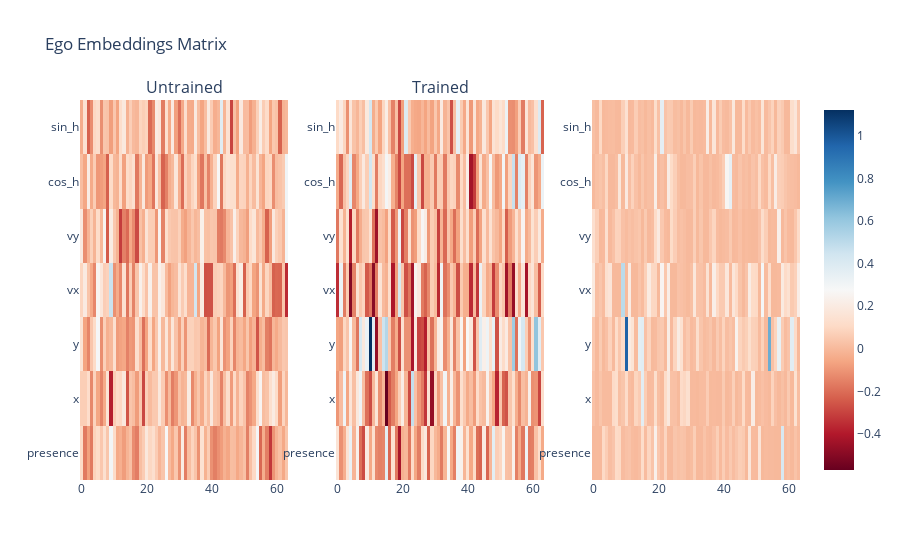
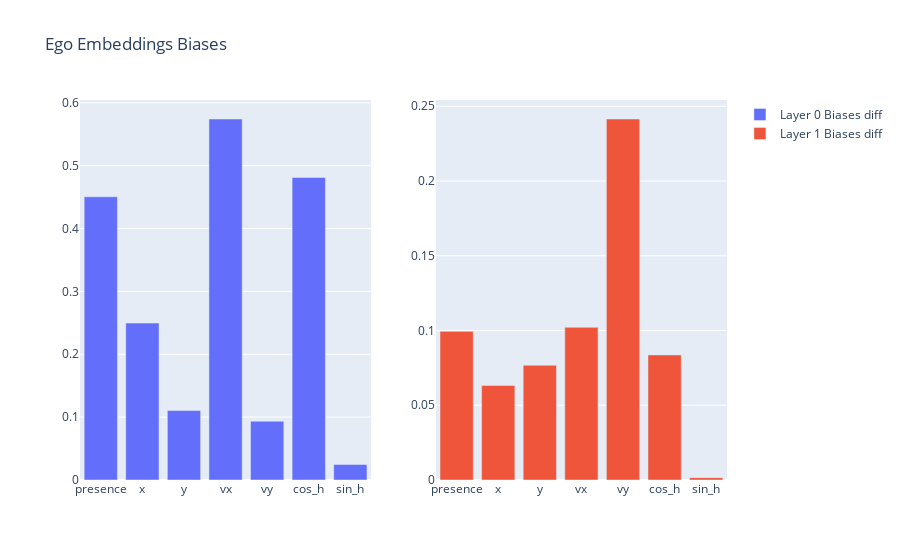
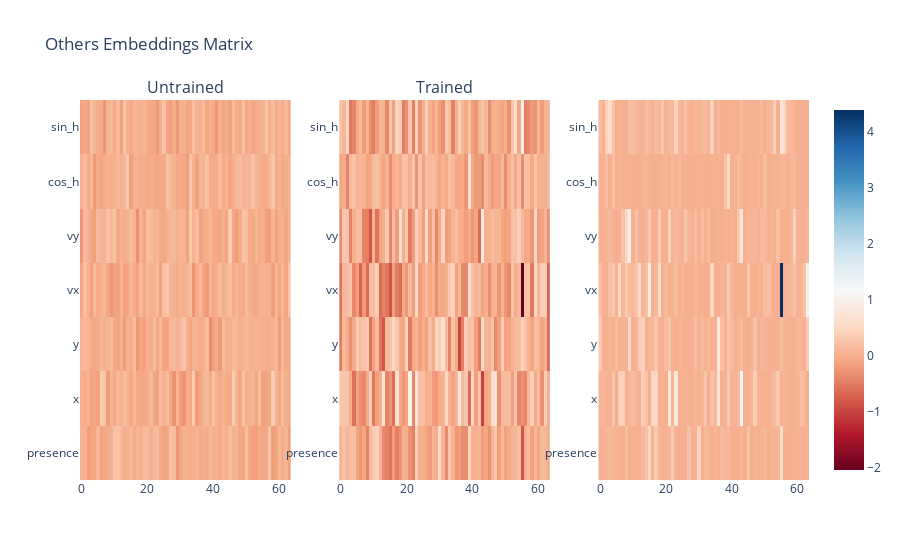
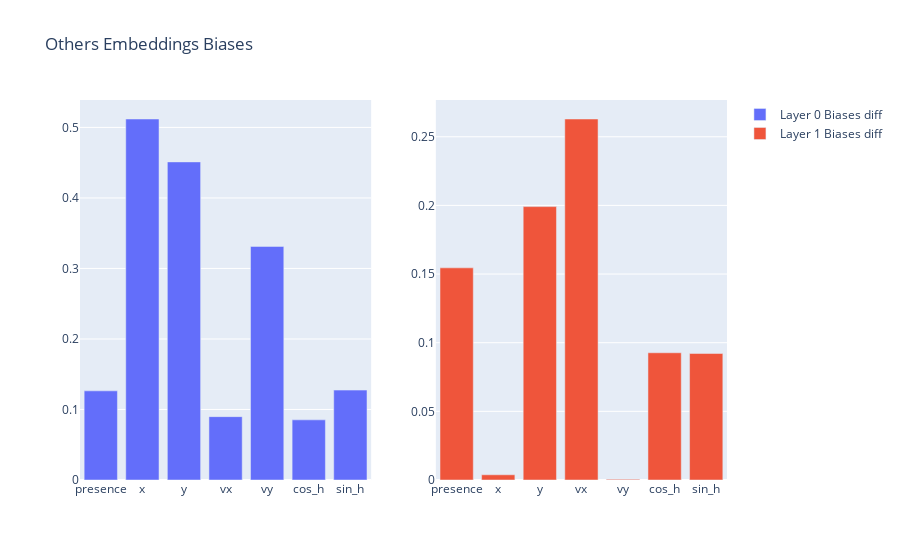

The notebook cell saved with these charts, in order:
### Markdown cell above
### Analyze Embedding matrices
Next, let's analyze the embedding matrices of the agent's architecture which sits before Attention layer of the transformers. These matrices are crucial in understanding as to what the agent thinks are important features, this will guide us in the right direction of applying interpretability techniques.

### Code cell
def compare_ego_embeddings_matrix(untrained_agent, trained_agent):
    untrained_ego_embeddings_wt = analyze_embedding_weights(untrained_agent.value_net.ego_embedding)
    trained_ego_embeddings_wt = analyze_embedding_weights(trained_agent.value_net.ego_embedding)

    features = ["presence", "x", "y", "vx", "vy", "cos_h", "sin_h"]
    fig = make_subplots(rows=1, cols=3, subplot_titles=("Untrained", "Trained"))
    fig.add_trace(go.Heatmap(z=untrained_ego_embeddings_wt, coloraxis="coloraxis", y=features), row=1, col=1)
    fig.add_trace(go.Heatmap(z=trained_ego_embeddings_wt, coloraxis="coloraxis", y=features), row=1, col=2)
    fig.add_trace(go.Heatmap(z=compute_diff(trained_ego_embeddings_wt, untrained_ego_embeddings_wt), coloraxis="coloraxis", y=features), row=1, col=3)
    fig.update_layout(
        title_text="Ego Embeddings Matrix", 
        coloraxis=dict(colorscale="RdBu"), 
    )
    fig.show()

    untrained_ego_embeddins_b = analyze_embedding_biases(untrained_agent.value_net.ego_embedding)
    trained_ego_embeddings_b = analyze_embedding_biases(trained_agent.value_net.ego_embedding)

    fig = make_subplots(rows=1, cols=2)
    fig.add_trace(go.Bar(x=features, y=torch.abs(trained_ego_embeddings_b[0] - untrained_ego_embeddins_b[0]), name="Layer 0 Biases diff"), row=1, col=1)
    fig.add_trace(go.Bar(x=features, y=torch.abs(trained_ego_embeddings_b[1] - untrained_ego_embeddins_b[1]), name="Layer 1 Biases diff"), row=1, col=2)
    fig.update_layout(title_text="Ego Embeddings Biases")
    fig.show()

def compare_others_embeddings_matrix(untrained_agent, trained_agent):
    untrained_others_embeddings_wt = analyze_embedding_weights(untrained_agent.value_net.others_embedding)
    trained_others_embeddings_wt = analyze_embedding_weights(trained_agent.value_net.others_embedding)

    features = ["presence", "x", "y", "vx", "vy", "cos_h", "sin_h"]
    fig = make_subplots(rows=1, cols=3, subplot_titles=("Untrained", "Trained"))
    fig.add_trace(go.Heatmap(z=untrained_others_embeddings_wt, coloraxis="coloraxis", y=features), row=1, col=1)
    fig.add_trace(go.Heatmap(z=trained_others_embeddings_wt, coloraxis="coloraxis", y=features), row=1, col=2)
    fig.add_trace(go.Heatmap(z=compute_diff(trained_others_embeddings_wt, untrained_others_embeddings_wt), coloraxis="coloraxis", y=features), row=1, col=3)
    fig.update_layout(
        title_text="Others Embeddings Matrix", 
        coloraxis=dict(colorscale="RdBu"), 
    )
    fig.show()

    untrained_others_embeddins_b = analyze_embedding_biases(untrained_agent.value_net.others_embedding)
    trained_others_embeddings_b = analyze_embedding_biases(trained_agent.value_net.others_embedding)

    fig = make_subplots(rows=1, cols=2)
    fig.add_trace(go.Bar(x=features, y=torch.abs(trained_others_embeddings_b[0] - untrained_others_embeddins_b[0]), name="Layer 0 Biases diff"), row=1, col=1)
    fig.add_trace(go.Bar(x=features, y=torch.abs(trained_others_embeddings_b[1] - untrained_others_embeddins_b[1]), name="Layer 1 Biases diff"), row=1, col=2)
    fig.update_layout(title_text="Others Embeddings Biases")
    fig.show()

compare_ego_embeddings_matrix(untrained_agent, analyzer.agent)
compare_others_embeddings_matrix(untrained_agent, analyzer.agent)

### Figure 1 — Plotly figure (JSON) as saved in the notebook; plotly's stock layout.template omitted (floating-point values rounded to 4 significant figures; data arrays with more than 128 entries replaced by an {"elided": "..."} marker saying what was removed)
{"data": [{"coloraxis": "coloraxis", "type": "heatmap", "xaxis": "x", "y": ["presence", "x", "y", "vx", "vy", "cos_h", "sin_h"], "yaxis": "y", "z": {"elided": "7x64 float values"}}, {"coloraxis": "coloraxis", "type": "heatmap", "xaxis": "x2", "y": ["presence", "x", "y", "vx", "vy", "cos_h", "sin_h"], "yaxis": "y2", "z": {"elided": "7x64 float values"}}, {"coloraxis": "coloraxis", "type": "heatmap", "xaxis": "x3", "y": ["presence", "x", "y", "vx", "vy", "cos_h", "sin_h"], "yaxis": "y3", "z": {"elided": "7x64 float values"}}], "layout": {"annotations": [{"font": {"size": 16}, "showarrow": false, "text": "Untrained", "x": 0.1444, "xanchor": "center", "xref": "paper", "y": 1, "yanchor": "bottom", "yref": "paper"}, {"font": {"size": 16}, "showarrow": false, "text": "Trained", "x": 0.5, "xanchor": "center", "xref": "paper", "y": 1, "yanchor": "bottom", "yref": "paper"}], "coloraxis": {"colorscale": [[0, "rgb(103,0,31)"], [0.1, "rgb(178,24,43)"], [0.2, "rgb(214,96,77)"], [0.3, "rgb(244,165,130)"], [0.4, "rgb(253,219,199)"], [0.5, "rgb(247,247,247)"], [0.6, "rgb(209,229,240)"], [0.7, "rgb(146,197,222)"], [0.8, "rgb(67,147,195)"], [0.9, "rgb(33,102,172)"], [1, "rgb(5,48,97)"]]}, "title": {"text": "Ego Embeddings Matrix"}, "xaxis": {"anchor": "y", "domain": [0, 0.2889]}, "xaxis2": {"anchor": "y2", "domain": [0.3556, 0.6444]}, "xaxis3": {"anchor": "y3", "domain": [0.7111, 1]}, "yaxis": {"anchor": "x", "domain": [0, 1]}, "yaxis2": {"anchor": "x2", "domain": [0, 1]}, "yaxis3": {"anchor": "x3", "domain": [0, 1]}}}

### Figure 2 — Plotly figure (JSON) as saved in the notebook; plotly's stock layout.template omitted (floating-point values rounded to 4 significant figures)
{"data": [{"name": "Layer 0 Biases diff", "type": "bar", "x": ["presence", "x", "y", "vx", "vy", "cos_h", "sin_h"], "xaxis": "x", "y": [0.4504, 0.2496, 0.1105, 0.5742, 0.09355, 0.4811, 0.0246, 0.3036, 0.1544, 0.05219, 0.1133, 0.2062, 0.05278, 0.3203, 0.2651, 0.1418, 0.4241, 0.3109, 0.006332, 0.6975, 0.2632, 0.5131, 0.5942, 0.2299, 0.1532, 0.326, 0.4327, 0.6988, 0.2377, 0.4071, 0.1485, 0.3121, 0.1632, 0.2649, 0.0921, 0.47, 0.6069, 0.3441, 0.3444, 0.1456, 0.07492, 0.02571, 0.4901, 0.428, 0.01995, 0.09275, 0.2293, 0.5006, 0.0179, 0.3879, 0.2141, 0.451, 0.05252, 0.2888, 0.2447, 0.06543, 0.02504, 0.4789, 0.05085, 0.03802, 0.243, 0.3396, 0.2331, 0.0941], "yaxis": "y"}, {"name": "Layer 1 Biases diff", "type": "bar", "x": ["presence", "x", "y", "vx", "vy", "cos_h", "sin_h"], "xaxis": "x2", "y": [0.09943, 0.06325, 0.07675, 0.1021, 0.2415, 0.08368, 0.001568, 0.06175, 0.003641, 0.0443, 0.07191, 0.09893, 0.007671, 0.2566, 0.09061, 0.06155, 0.03403, 0.03746, 0.06844, 0.04568, 0.01036, 0.02303, 0.1605, 0.02307, 0.1981, 0.1475, 0.09891, 0.1552, 0.1396, 0.07416, 0.1257, 0.09905, 0.09341, 0.0253, 0.1092, 0.04507, 0.1188, 0.1893, 0.04947, 0.1652, 0.1412, 0.02492, 0.07674, 0.04666, 0.06302, 0.02155, 0.09535, 0.1397, 0.183, 0.1182, 0.005237, 0.01373, 0.2213, 0.08295, 0.1958, 0.05925, 0.01703, 0.1102, 0.1858, 0.02228, 0.008441, 0.06558, 0.02761, 0.01785], "yaxis": "y2"}], "layout": {"title": {"text": "Ego Embeddings Biases"}, "xaxis": {"anchor": "y", "domain": [0, 0.45]}, "xaxis2": {"anchor": "y2", "domain": [0.55, 1]}, "yaxis": {"anchor": "x", "domain": [0, 1]}, "yaxis2": {"anchor": "x2", "domain": [0, 1]}}}

### Figure 3 — Plotly figure (JSON) as saved in the notebook; plotly's stock layout.template omitted (floating-point values rounded to 4 significant figures; data arrays with more than 128 entries replaced by an {"elided": "..."} marker saying what was removed)
{"data": [{"coloraxis": "coloraxis", "type": "heatmap", "xaxis": "x", "y": ["presence", "x", "y", "vx", "vy", "cos_h", "sin_h"], "yaxis": "y", "z": {"elided": "7x64 float values"}}, {"coloraxis": "coloraxis", "type": "heatmap", "xaxis": "x2", "y": ["presence", "x", "y", "vx", "vy", "cos_h", "sin_h"], "yaxis": "y2", "z": {"elided": "7x64 float values"}}, {"coloraxis": "coloraxis", "type": "heatmap", "xaxis": "x3", "y": ["presence", "x", "y", "vx", "vy", "cos_h", "sin_h"], "yaxis": "y3", "z": {"elided": "7x64 float values"}}], "layout": {"annotations": [{"font": {"size": 16}, "showarrow": false, "text": "Untrained", "x": 0.1444, "xanchor": "center", "xref": "paper", "y": 1, "yanchor": "bottom", "yref": "paper"}, {"font": {"size": 16}, "showarrow": false, "text": "Trained", "x": 0.5, "xanchor": "center", "xref": "paper", "y": 1, "yanchor": "bottom", "yref": "paper"}], "coloraxis": {"colorscale": [[0, "rgb(103,0,31)"], [0.1, "rgb(178,24,43)"], [0.2, "rgb(214,96,77)"], [0.3, "rgb(244,165,130)"], [0.4, "rgb(253,219,199)"], [0.5, "rgb(247,247,247)"], [0.6, "rgb(209,229,240)"], [0.7, "rgb(146,197,222)"], [0.8, "rgb(67,147,195)"], [0.9, "rgb(33,102,172)"], [1, "rgb(5,48,97)"]]}, "title": {"text": "Others Embeddings Matrix"}, "xaxis": {"anchor": "y", "domain": [0, 0.2889]}, "xaxis2": {"anchor": "y2", "domain": [0.3556, 0.6444]}, "xaxis3": {"anchor": "y3", "domain": [0.7111, 1]}, "yaxis": {"anchor": "x", "domain": [0, 1]}, "yaxis2": {"anchor": "x2", "domain": [0, 1]}, "yaxis3": {"anchor": "x3", "domain": [0, 1]}}}

### Figure 4 — Plotly figure (JSON) as saved in the notebook; plotly's stock layout.template omitted (floating-point values rounded to 4 significant figures)
{"data": [{"name": "Layer 0 Biases diff", "type": "bar", "x": ["presence", "x", "y", "vx", "vy", "cos_h", "sin_h"], "xaxis": "x", "y": [0.1264, 0.5119, 0.4511, 0.08986, 0.3313, 0.0853, 0.1275, 0.1855, 0.3878, 0.1276, 0.2805, 0.7042, 0.06904, 0.07202, 0.2436, 0.07372, 0.399, 0.08249, 0.2201, 0.3691, 0.328, 0.4699, 0.1198, 0.1654, 0.1792, 0.1361, 0.001055, 0.1533, 0.3724, 0.333, 0.1824, 0.01804, 0.2972, 0.03867, 0.1145, 0.1635, 0.06475, 0.242, 0.2571, 0.01201, 0.05786, 0.4864, 0.432, 0.2789, 0.305, 0.567, 0.6079, 0.09786, 0.08989, 0.08596, 0.2273, 0.08975, 0.2135, 0.01357, 0.2593, 0.05389, 0.2074, 0.6541, 0.4121, 0.3475, 0.7378, 0.07172, 0.3312, 0.414], "yaxis": "y"}, {"name": "Layer 1 Biases diff", "type": "bar", "x": ["presence", "x", "y", "vx", "vy", "cos_h", "sin_h"], "xaxis": "x2", "y": [0.1545, 0.003797, 0.1991, 0.2629, 0.0004811, 0.09267, 0.09215, 0.03516, 0.04188, 0.0006074, 0.02917, 0.03838, 0.09631, 0.05406, 0.1348, 0.1313, 0.1333, 0.1064, 0.01375, 0.1828, 0.2233, 0.06487, 0.02401, 0.1928, 0.01521, 0.2106, 0.06819, 0.1463, 0.009379, 0.1839, 0.05827, 0.2067, 0.04503, 0.1104, 0.1253, 0.1376, 0.07898, 0.1738, 0.1595, 0.03799, 0.004499, 0.00459, 0.07249, 0.02463, 0.09554, 0.1768, 0.01057, 0.01219, 0.1893, 0.02897, 0.1685, 0.03784, 0.1652, 0.1325, 0.2378, 0.06956, 0.1649, 0.06756, 0.03359, 0.0007641, 0.1544, 0.02815, 0.08069, 0.0662], "yaxis": "y2"}], "layout": {"title": {"text": "Others Embeddings Biases"}, "xaxis": {"anchor": "y", "domain": [0, 0.45]}, "xaxis2": {"anchor": "y2", "domain": [0.55, 1]}, "yaxis": {"anchor": "x", "domain": [0, 1]}, "yaxis2": {"anchor": "x2", "domain": [0, 1]}}}
